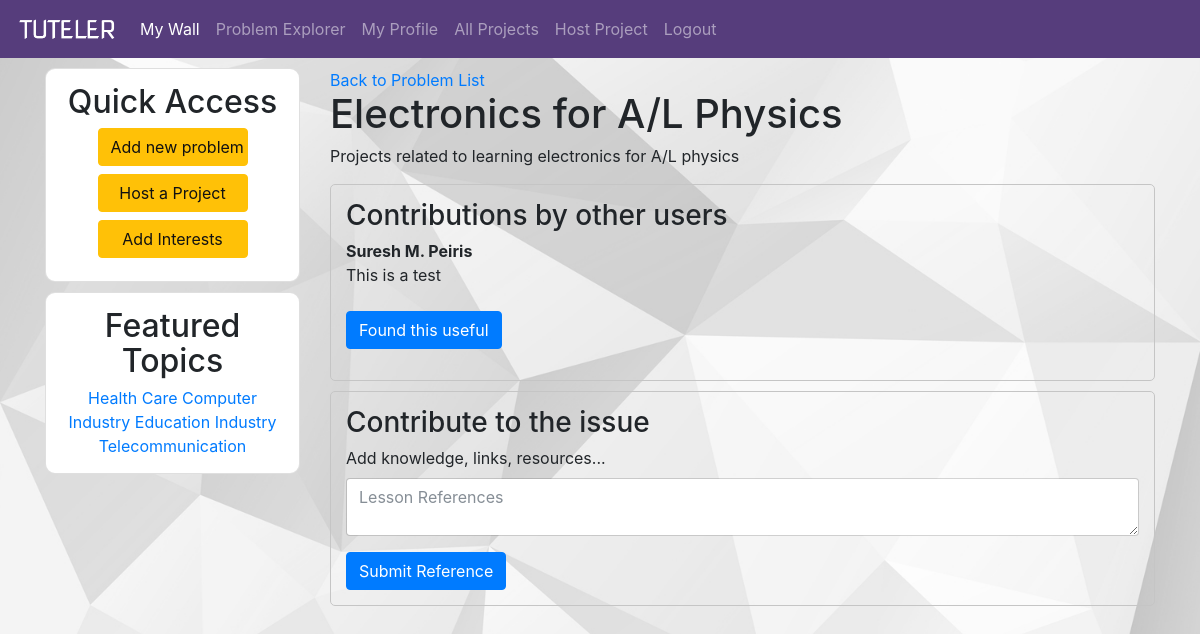
The app's page /viewprob.php?id=10 (signed in) with its own data.
### tables this page shows
CREATE TABLE `problems` (
  `id` int(11) NOT NULL,
  `uid` int(11) NOT NULL,
  `title` varchar(100) NOT NULL,
  `description` text NOT NULL,
  `category` varchar(100) NOT NULL,
  `references` text NOT NULL,
  `forkid` int(11) NOT NULL,
  `datetime` datetime NOT NULL
);

CREATE TABLE `resources` (
  `id` int(11) NOT NULL,
  `pid` int(11) NOT NULL,
  `uid` int(11) NOT NULL,
  `desc` text NOT NULL,
  `datetime` datetime NOT NULL
);

CREATE TABLE `user` (
  `id` int(11) NOT NULL,
  `fullname` varchar(100) NOT NULL,
  `email` varchar(100) NOT NULL,
  `password` varchar(100) NOT NULL,
  `acctype` enum('student','teacher','company','individual') NOT NULL,
  `interests` text NOT NULL,
  `verified` enum('0','1') NOT NULL
);

### viewprob.php (the view, shortened to what this page needs)
<?php include("includes/dashheader.php") ?>
<a href="problems.php">Back to Problem List</a>
<?php
include("connection.php");
$id = (int)$_GET["id"];
$query = mysqli_query($connect,"SELECT* FROM problems WHERE id='$id'");
$data = mysqli_fetch_array($query);
$rows = mysqli_num_rows($query);
if($rows == 0){
	echo "<h1>The requested page cannot be found!</h1>";
} else {
?>
<h1><?php echo $data["title"] ?></h1>
<p><?php echo $data["description"] ?></p>
<div style="border:1px solid #c5c5c5;border-radius:5px;padding:15px;margin-bottom:10px;">
<h3>Contributions by other users</h3>
<?php
$refquery = mysqli_query($connect,"SELECT r.desc, u.fullname FROM `resources` AS r, `user` AS u WHERE r.pid='$id' AND u.id=r.uid ORDER BY datetime DESC LIMIT 3");
while($refdata = mysqli_fetch_array($refquery)){
	echo "<p><b>".$refdata["fullname"]."</b><br/>".$refdata["desc"]."<br/></br/><a href='upvote.php' class='btn btn-primary'>Found this useful</a></p>";
}
?>
</div>
<div style="border:1px solid #c5c5c5;border-radius:5px;padding:15px;">
<form action="#" method="post">
    <h3>Contribute to the issue</h3>
    <div class="form-group">
        <label for="prb_refs">Add knowledge, links, resources...</label>
        <textarea class="form-control" name="less_refs" placeholder="Lesson References"></textarea>
    </div>
    <button name="less_submit" type="submit" class="btn btn-primary">Submit Reference</button>
</form>
</div>
<?php
}
?>
<?php include("includes/dashfooter.php") ?>

### css/dash.css (style rules this page uses)
body { background-image:url(../img/poly.jpg); background-position:center; background-attachment:fixed; background-size:cover; }

### records on screen
problems: title "Electronics for A/L Physics", description "Projects related to learning electronics for A/L physics"
resources: uid.fullname "Suresh M. Peiris", desc "This is a test"
